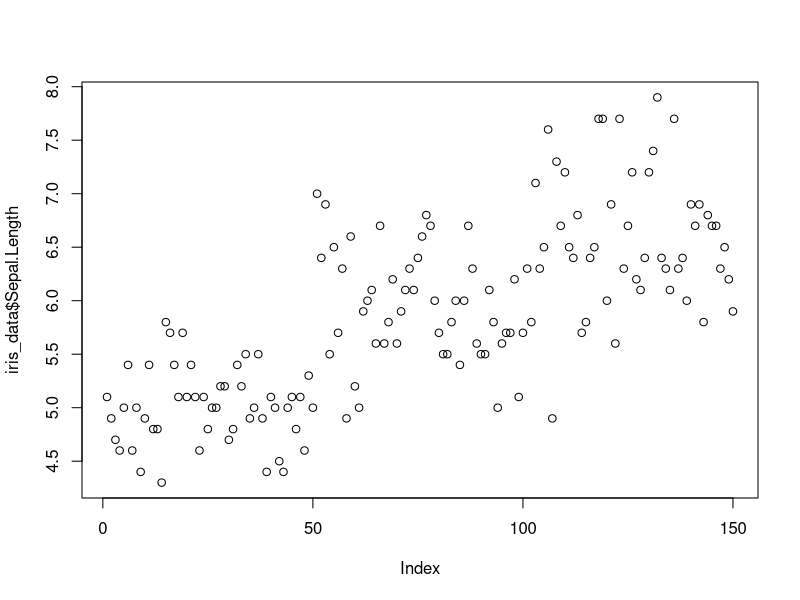
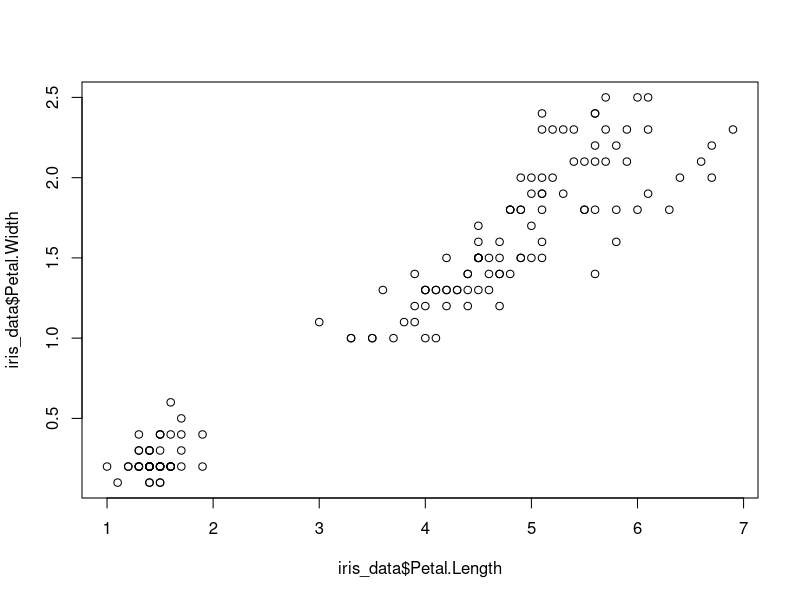
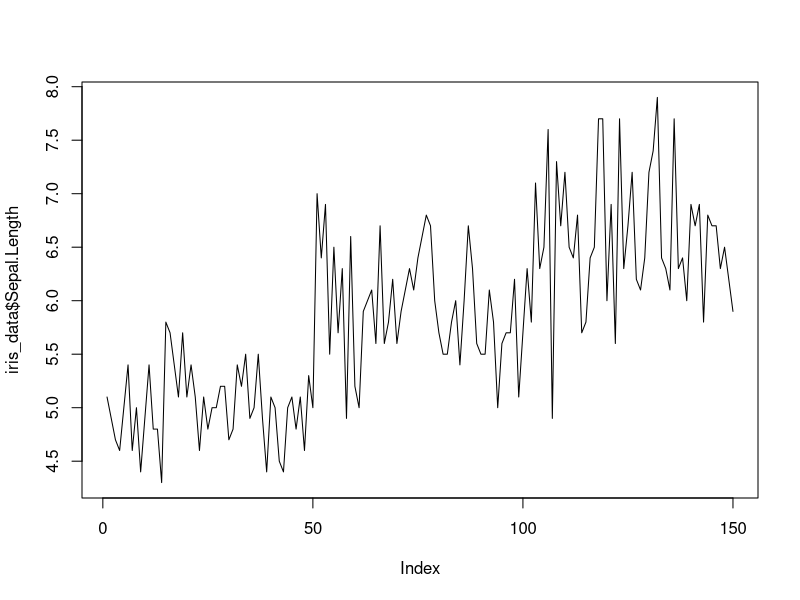
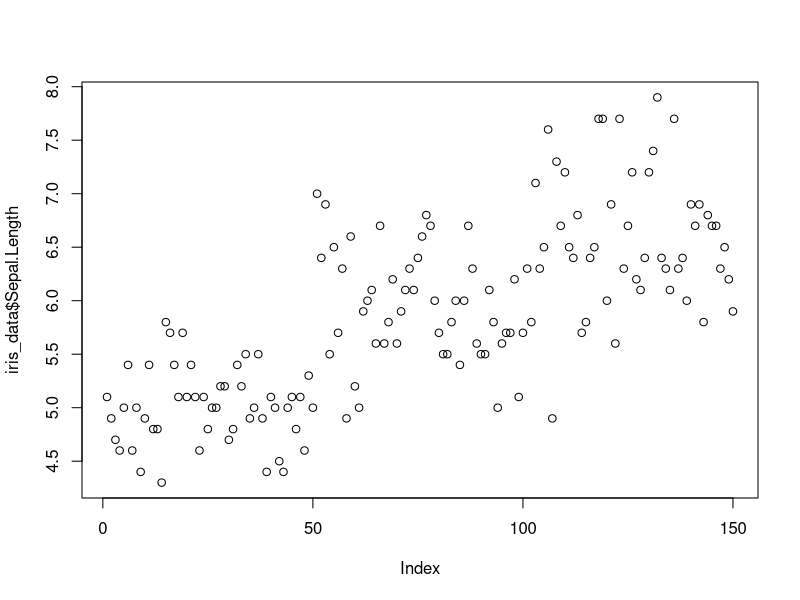
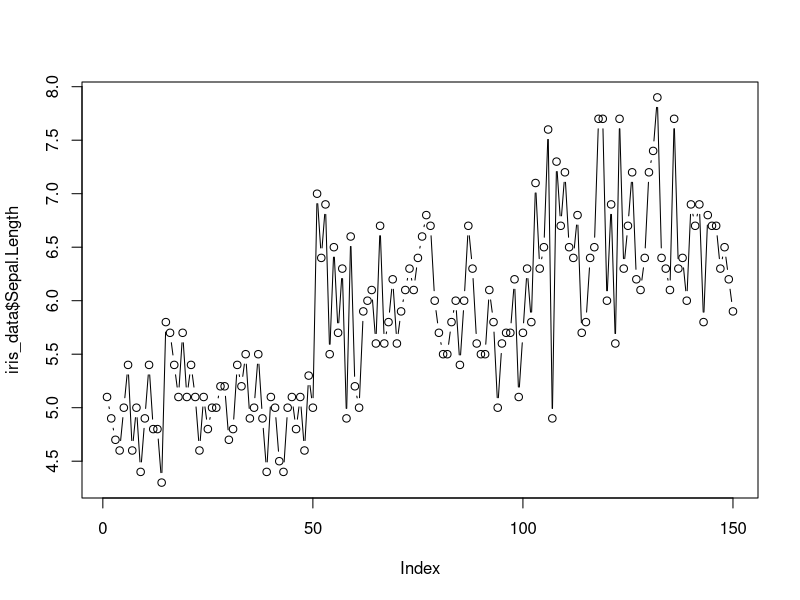
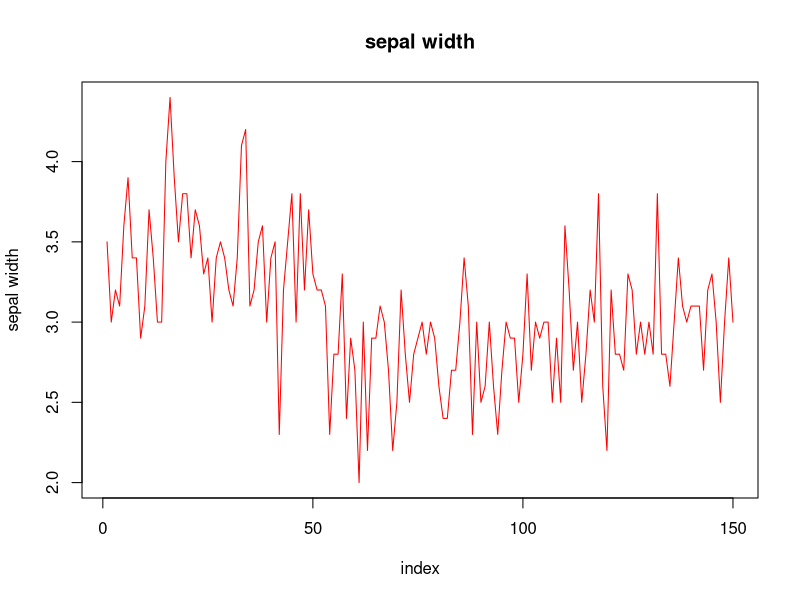
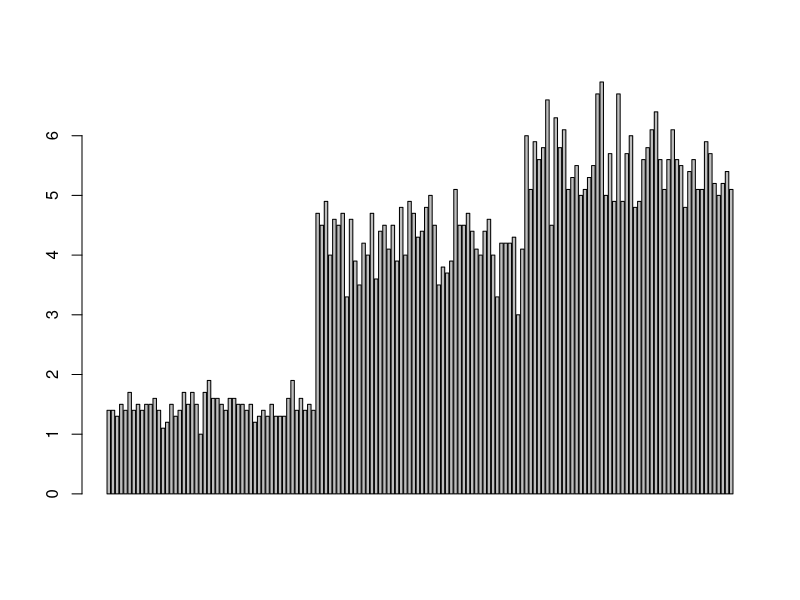
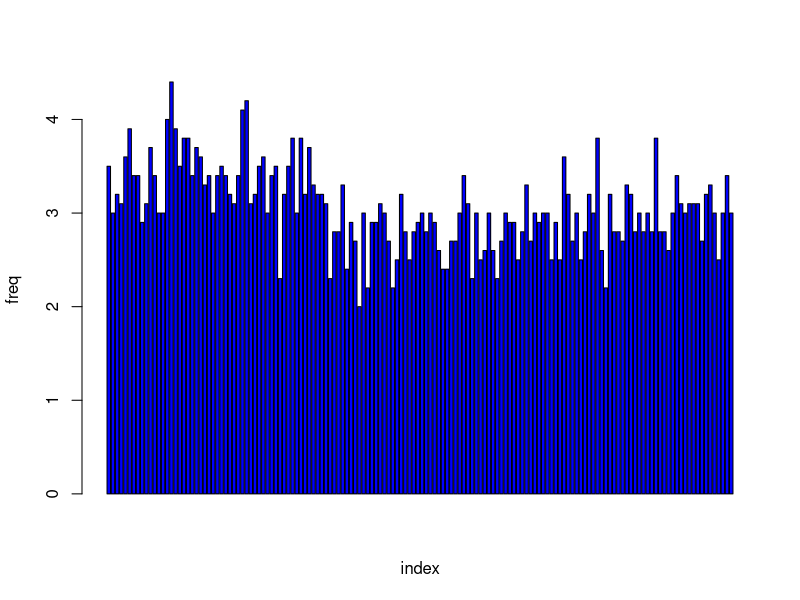

Write the R code that produced these figures, in order. (Note: this script raises an error after producing the figures.)
iris_data<-datasets::iris

#for upper 10 rows
head(iris_data,10)

#for bottom 10 rows 
tail(iris_data,10)



#columns

iris[,c(1,2)]
df<-iris[,-3]

#summary

summary(iris_data$Sepal.Length)

summary(iris_data)

summary(iris_data$Sepal.Length,iris_data$Sepal.Width)

#plot 

plot(iris_data$Sepal.Length)
plot(iris_data$Petal.Length,iris_data$Petal.Width)

#type of point and lines

plot(iris_data$Sepal.Length,type = "l")
plot(iris_data$Sepal.Length,type = "p")
plot(iris_data$Sepal.Length,type="b")

#using xlab , ylab , colours and  main

plot(iris_data$Sepal.Width,type = "l",xlab = "index",
     ylab = "sepal width",col="red",main = "sepal width")



#horizontal bar plot

barplot(iris_data$Petal.Length)

barplot(iris_data$Sepal.Width,xlab = "index",ylab = "freq"
        ,col="blue")

barplot(iris_data$Sepal.Length,iris_data$Sepal.Width)


#histogram

hist(iris_data$Petal.Length)
hist(iris_data$Petal.Width,main = "histogram of petal width"
     ,xlab = "index",ylab = "frequency",col="orange")


#single box plot

boxplot(iris_data$Sepal.Length)

#for boxplot stats
boxplot.stats(iris_data$Sepal.Length)$out


#muliple box plot

boxplot(iris_data[,1:4])
boxplot(iris_data[,1:2])


#standard div
sd(iris_data$Sepal.Length)

#var
var(iris_data$Sepal.Length)

#median
median(iris_data$Sepal.Length)

#skewness

skewness(iris_data$Sepal.Length)

#kurtosis
kurtosis(iris_data$Sepal.Length)


#min
min(iris_data$Sepal.Length)

#density
density(iris_data$Sepal.Length)




